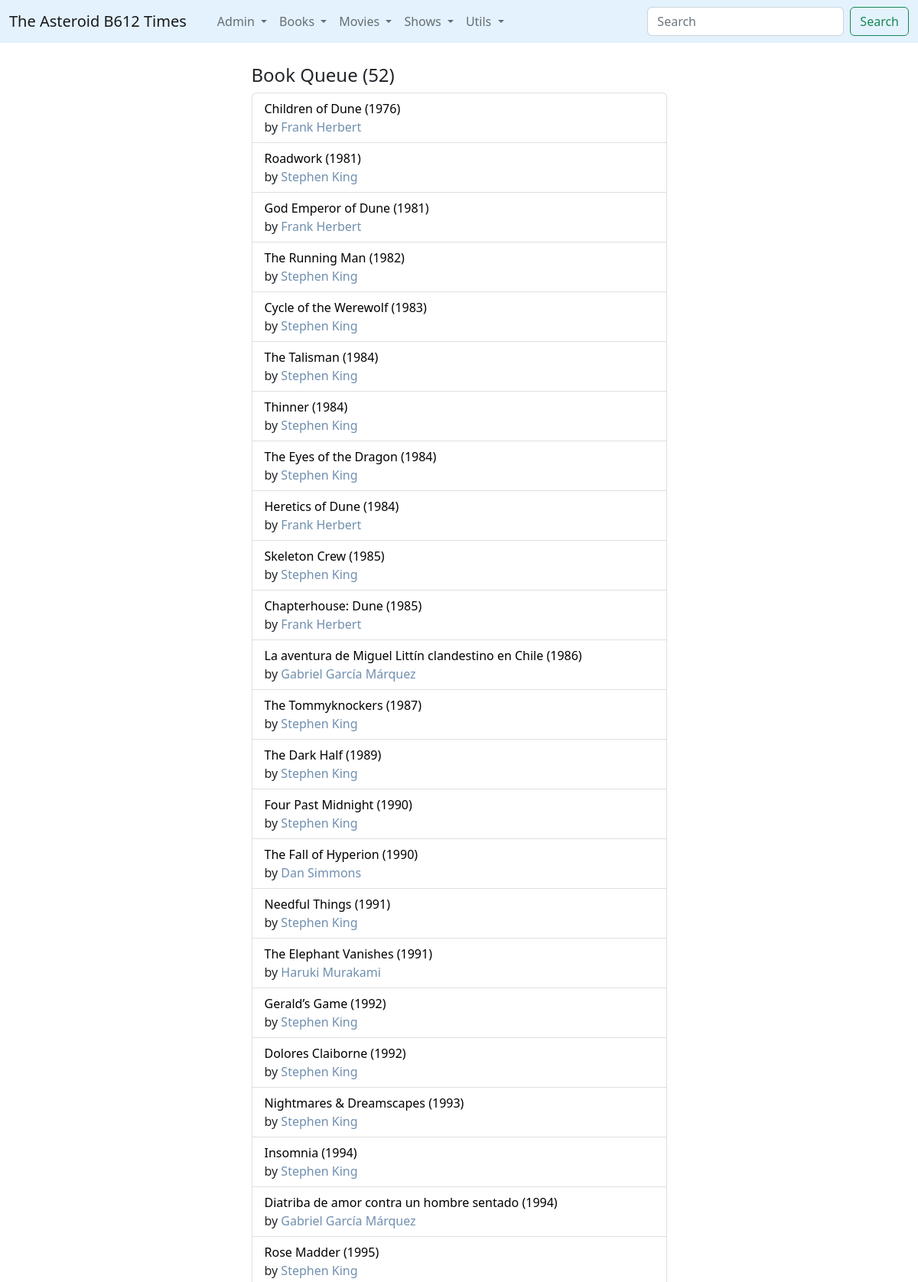
The app's page /bqueue/ (upper part) with its own data.
### times/models.py (models this page shows, shortened)
class DiraBook(models.Model):
	titulo = models.CharField(max_length=512)
	pubyear = models.IntegerField()
	pubdate = models.DateField(null=True,blank=True)
	sinopsis = models.TextField()
	idioma = models.CharField(max_length=50)
	tipo = models.CharField(max_length=75)
	cover = models.ImageField(upload_to=path_and_name,null=True,blank=True)
	legacy = models.BooleanField(default=False)
	read = models.BooleanField(default=False)
	@property
	def credit_links(self):
		creds = DiraBookCredit.objects.filter(volume=self).order_by('id')
		enlaces = ""
		for c in creds:
			if c.credito != 'author':
				this_c = "(" + c.credito +")"
			else:
				this_c = ""
			enlaces = enlaces + "<a href='/dira-persona/"+str(c.persona.id)+"' style='text-decoration:none; color:#6F8FAF;'>"+c.persona.nombre+this_c+"</a>,&nbsp;"
		return enlaces[:-7]

class DiraBookCredit(models.Model):
	persona = models.ForeignKey(DiraPersona, on_delete = models.CASCADE)
	volume = models.ForeignKey(DiraBook, on_delete = models.CASCADE)
	credito = models.CharField(max_length=256)

class DiraPersona(models.Model):
	nombre =  models.CharField(max_length=512)
	info = models.TextField()

### times/views.py (the view)
# urls.py: path('bqueue/', views.bqueue, name='bqueue'),
def bqueue(request):
	rqueue = DiraBook.objects.filter(read=False,legacy=False, tipo='book').order_by('pubyear')
	qconteo = DiraBook.objects.filter(read=False,legacy=False, tipo='book').count()
	rhist = Consumo.objects.all().order_by('-finish_d')
	return render(request,'bqueue.html',{'rhist':rhist,'rqueue':rqueue,'qconteo':qconteo})

### times/templates/bqueue.html (shortened to what this page needs)
{% extends 'base_forms.html' %}
{% block contenido %}
<article>
	<h4>Book Queue ({{qconteo}})</h4>
	  <ul class="list-group">
        {% for l in rqueue %}
          <li class="list-group-item">
          <a href="{% url 'diraBook' l.id %}" style="color:black; text-decoration: none;"> {{l.titulo}} ({{l.pubyear}})</a>
          <br>by {{l.credit_links|safe}}
          </li>
        {% endfor %}
      </ul>
</article>
<br>
{% endblock%}

### records on screen
DiraBook: titulo "Children of Dune", pubyear "1976", credit_links "Frank Herbert"
DiraBook: titulo "Roadwork", pubyear "1981", credit_links "Stephen King"
DiraBook: titulo "God Emperor of Dune", pubyear "1981", credit_links "Frank Herbert"
DiraBook: titulo "The Running Man", pubyear "1982", credit_links "Stephen King"
DiraBook: titulo "Cycle of the Werewolf", pubyear "1983", credit_links "Stephen King"
DiraBook: titulo "The Talisman", pubyear "1984", credit_links "Stephen King"
DiraBook: titulo "Thinner", pubyear "1984", credit_links "Stephen King"
DiraBook: titulo "The Eyes of the Dragon", pubyear "1984", credit_links "Stephen King"
DiraBook: titulo "Heretics of Dune", pubyear "1984", credit_links "Frank Herbert"
DiraBook: titulo "Skeleton Crew", pubyear "1985", credit_links "Stephen King"
DiraBook: titulo "Chapterhouse: Dune", pubyear "1985", credit_links "Frank Herbert"
DiraBook: titulo "La aventura de Miguel Littín clandestino en Chile", pubyear "1986", credit_links "Gabriel García Márquez"
DiraBook: titulo "The Tommyknockers", pubyear "1987", credit_links "Stephen King"
DiraBook: titulo "The Dark Half", pubyear "1989", credit_links "Stephen King"
DiraBook: titulo "Four Past Midnight", pubyear "1990", credit_links "Stephen King"
DiraBook: titulo "The Fall of Hyperion", pubyear "1990", credit_links "Dan Simmons"
DiraBook: titulo "Needful Things", pubyear "1991", credit_links "Stephen King"
DiraBook: titulo "The Elephant Vanishes", pubyear "1991", credit_links "Haruki Murakami"
DiraBook: titulo "Gerald’s Game", pubyear "1992", credit_links "Stephen King"
DiraBook: titulo "Dolores Claiborne", pubyear "1992", credit_links "Stephen King"
DiraBook: titulo "Nightmares & Dreamscapes", pubyear "1993", credit_links "Stephen King"
DiraBook: titulo "Insomnia", pubyear "1994", credit_links "Stephen King"
DiraBook: titulo "Diatriba de amor contra un hombre sentado", pubyear "1994", credit_links "Gabriel García Márquez"
DiraBook: titulo "Rose Madder", pubyear "1995", credit_links "Stephen King"

### other values on screen
{{ qconteo }} "52"
